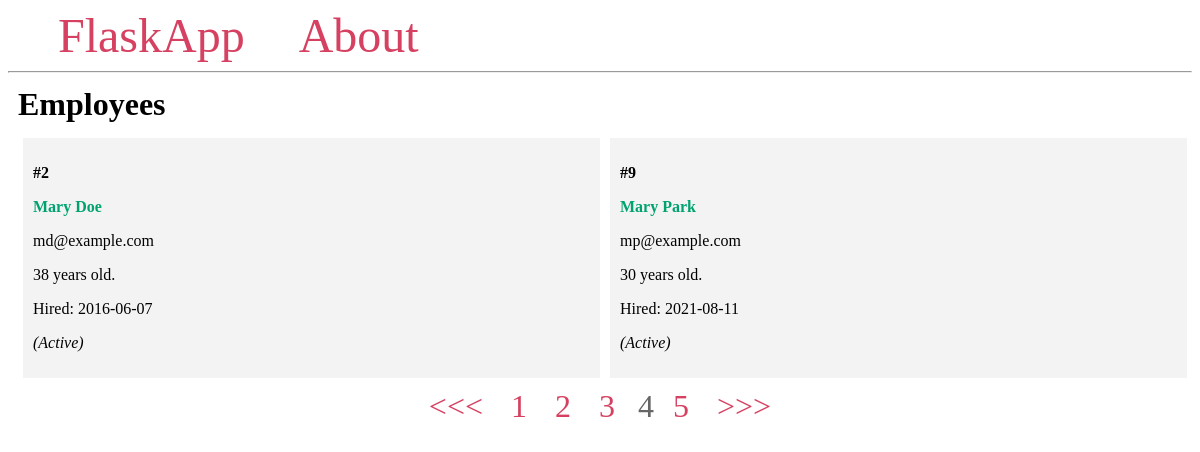
/?page=4, run on the app's committed database.
### app.py (models this page shows, shortened)
class Employee(db.Model):
    id = db.Column(db.Integer, primary_key=True)
    firstname = db.Column(db.String(100), nullable=False)
    lastname = db.Column(db.String(100), nullable=False)
    email = db.Column(db.String(100), unique=True, nullable=False)
    age = db.Column(db.Integer, nullable=False)
    hire_date = db.Column(db.Date, nullable=False)
    active = db.Column(db.Boolean, nullable=False)

### app.py (the view)
@app.route('/')
def index():
    page = request.args.get('page', 1, type=int)
    pagination = Employee.query.order_by(Employee.firstname).paginate(
        page=page, per_page=2)
    return render_template('index.html', pagination=pagination)

### templates/index.html
{% extends 'base.html' %}
{% block content %}
    <h1 class="title">{% block title %} Employees {% endblock %}</h1>
    <div class="content">
        {% for employee in pagination.items %}
            <div class="employee">
                <p><b>#{{ employee.id }}</b></p>
                <b>
                    <p class="name">{{ employee.firstname }} {{ employee.lastname }}</p>
                </b>
                <p>{{ employee.email }}</p>
                <p>{{ employee.age }} years old.</p>
                <p>Hired: {{ employee.hire_date }}</p>
                {% if employee.active %}
                    <p><i>(Active)</i></p>
                {% else %}
                    <p><i>(Out of Office)</i></p>
                {% endif %}
            </div>
        {% endfor %}
    </div>
    <div class="pagination">
        {% if pagination.has_prev %}
            <span>
                <a class='page-number' href="{{ url_for('index', page=pagination.prev_num) }}">
                    {{ '<<<' }}
                </a>
            </span>
        {% endif %}
        {% for number in pagination.iter_pages() %}
            {% if pagination.page != number %}
                <span>
                        <a class='page-number'
                            href="{{ url_for('index', page=number) }}">
                        {{ number }}
                        </a>
                </span>
            {% else %}
                <span class='current-page-number'>{{ number }}</span>
            {% endif %}
        {% endfor %}
        {% if pagination.has_next %}
            <span>
                <a class='page-number'
                    href="{{ url_for('index', page=pagination.next_num) }}">
                    {{ '>>>' }}
                </a>
            </span>
        {% endif %}
    </div>
{% endblock %}

### templates/base.html (style rules this page uses)
.title { margin: 5px; }
.content { margin: 5px; width: 100%; display: flex; flex-direction: row; flex-wrap: wrap; }
.employee { flex: 20%; padding: 10px; margin: 5px; background-color: #f3f3f3; inline-size: 100%; }
.name { color: #00a36f; text-decoration: none; }
.pagination { margin: 0 auto; }
.pagination span { font-size: 2em; margin-right: 10px; }
.page-number { color: #d64161; padding: 5px; text-decoration: none; }
.current-page-number { color: #666 }

### data on the page
Employee: id "2", firstname "Mary", lastname "Doe", email "md@example.com", age "38", hire_date "2016-06-07", active "(Active)"
Employee: id "9", firstname "Mary", lastname "Park", email "mp@example.com", age "30", hire_date "2021-08-11", active "(Active)"

### other printed values
{{ '<<<' }} "<<<"
{{ number }} "1" "2" "3" "5"
{{ number }} "4"
{{ '>>>' }} ">>>"
